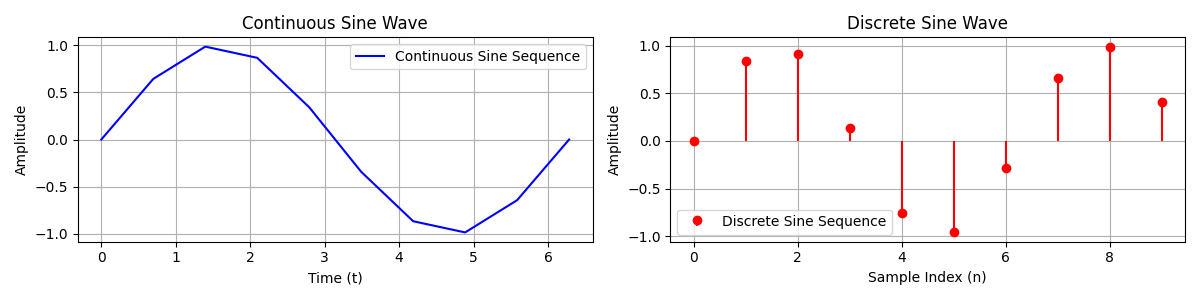

This figure's Python source:
import matplotlib.pyplot as plt
import numpy as np

# continuous sine sequence
def do_sine_sequence_continuous(length, amplitude=1, frequency=1, phase=0):
    x = np.linspace(0, 2 * np.pi, length)  # Generate evenly spaced points
    y = amplitude * np.sin(frequency * x + phase)
    return x, y

# discrete sine sequence
def do_sine_sequence_discrete(length, amplitude=1, frequency=1, phase=0):
    n = np.arange(length)  # Discrete time samples
    y = amplitude * np.sin(frequency * n + phase)
    return n, y

# Parameters for the sine sequences
length = 10
amplitude = 1
frequency = 1
phase = 0

# continuous sine sequence
x_cont, sine_cont = do_sine_sequence_continuous(length, amplitude, frequency, phase)

# discrete sine sequence
n_discrete, sine_discrete = do_sine_sequence_discrete(length, amplitude, frequency, phase)

plt.figure(figsize=(12, 3))

# Continuous sine wave plot (left)
plt.subplot(1, 2, 1)
plt.plot(x_cont, sine_cont, label='Continuous Sine Sequence', color='blue')
plt.title("Continuous Sine Wave")
plt.xlabel("Time (t)")
plt.ylabel("Amplitude")
plt.grid(True)
plt.legend()

# Discrete sine wave plot (right)
plt.subplot(1, 2, 2)
plt.stem(n_discrete, sine_discrete, label='Discrete Sine Sequence',
         basefmt=" ", linefmt='r-', markerfmt='ro')
plt.title("Discrete Sine Wave")
plt.xlabel("Sample Index (n)")
plt.ylabel("Amplitude")
plt.grid(True)
plt.legend()

# Show the plots
plt.tight_layout()
plt.show()
